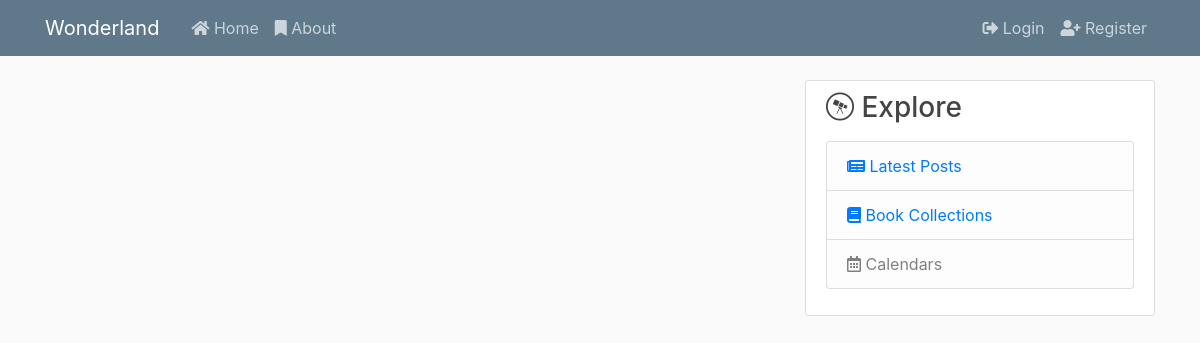
The app's page /book/, older data.
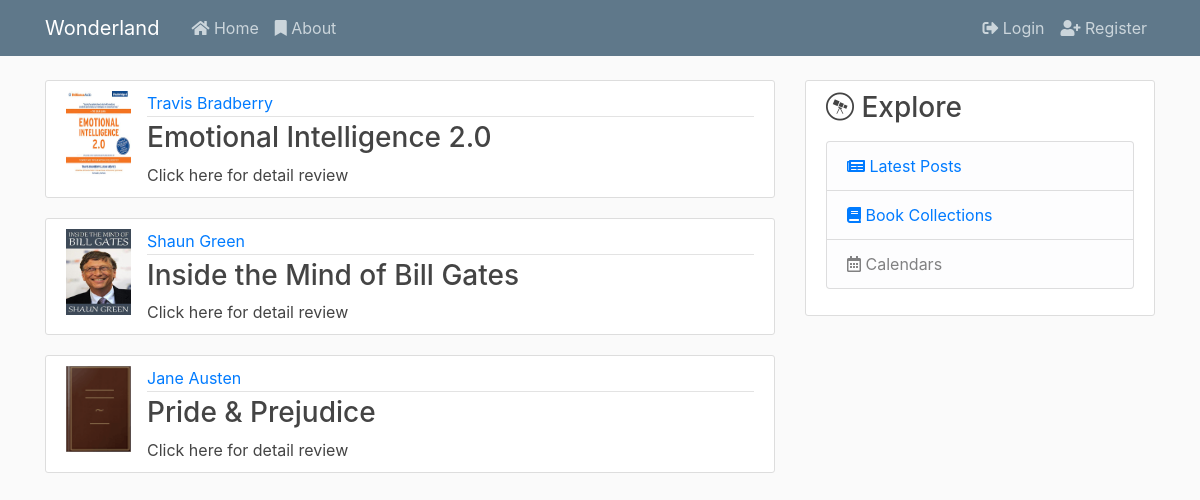
The same page, newer data.
### book_library/models.py (models this page shows, shortened)
class Book(models.Model):
    author = models.CharField(max_length=100)
    title = models.CharField(max_length=100)
    genre = models.CharField(max_length=50)
    pages = models.IntegerField(default=0)
    description = models.TextField()
    image = models.ImageField(default="default_book.jpg", upload_to="book_pic")
    source = models.URLField(max_length=250)
    published_date = models.DateTimeField(default=timezone.now)
    price = models.DecimalField(max_digits=10, decimal_places=2, default=0.00)

### book_library/views.py (the view)
# urls.py: path("", BookListView.as_view(), name="library_home"),
class BookListView(ListView):
    model = Book
    template_name = "book_lirary/book_list.html"
    context_object_name = "books"
    ordering = ["title"]

### book_library/templates/book_library/book_list.html
{% extends "blog/base.html" %}
{% block content %}
    {% for book in books %}
        <article class="media content-section">
            <img class="book-cover" src="{{ book.image.url }}" alt="">
            <div class="media-body">
                <div class="article-metadata">
                    <a class="mr-2" href="#">{{ book.author }}</a>
                </div>
                <h3>{{ book.title }}</h3>
                <a class="article-title" href="{% url 'book_detail' pk=book.pk %}">Click here for detail review</a>
            </div>
        </article>
    {% endfor %}
{% endblock %}

### blog/templates/blog/base.html (shortened to what this page needs)
{% load static %}
<!DOCTYPE html>
<html>
<head>
    <link rel="stylesheet" href="https://stackpath.bootstrapcdn.com/bootstrap/4.1.3/css/bootstrap.min.css"
>
    <link rel="stylesheet" type="text/css" href="{% static 'blog/main.css' %}">
    <link rel="stylesheet" href="https://use.fontawesome.com/releases/v5.7.0/css/all.css">
</head>
<body>
    <header class="site-header">
        <nav class="navbar navbar-expand-md navbar-dark bg-steel fixed-top">
            <div class="container">
                <a class="navbar-brand mr-4 mainlogo" href="{% url 'blog-home' %}">Wonderland</a>
                <div class="collapse navbar-collapse" id="navbarToggle">
                    <div class="navbar-nav mr-auto">
                        <a class="nav-item nav-link" href="{% url 'blog-home' %}"><i class="fas fa-home"></i> Home</a>
                        <a class="nav-item nav-link" href="{% url 'blog-about' %}"><i class="fas fa-bookmark"></i> About</a>
                    </div>
                    <div class="navbar-nav">
                        {% if user.is_authenticated %}
                            <a class="nav-item nav-link" href="{% url 'post-create' %}"><i class="fas fa-plus"></i> New Post</a>
                            <a class="nav-item nav-link" href="{% url 'profile' %}"><i class="far fa-user"></i> Profile</a>
                            <a class="nav-item nav-link" href="{% url 'logout' %}"><i class="fas fa-sign-out-alt"></i> Logout</a>
                        {% else %}
                            <a class="nav-item nav-link" href="{% url 'login' %}"><i class="fas fa-sign-out-alt"></i> Login</a>
                            <a class="nav-item nav-link" href="{% url 'register' %}"><i class="fas fa-user-plus"></i> Register</a>
                        {% endif %}
                    </div>
                </div>
            </div>
        </nav>
    </header>
    <main role="main" class="container">
        <div class="row">
            <div class="col-md-8">
                {% block content %}{% endblock %}
            </div>
            <div class="col-md-4">
                <div class="content-section">
                    <h3><i class="fab fa-wpexplorer"></i> Explore</h3>
                    <p class='text-muted'>
                        <ul class="list-group">
                            <li class="list-group-item list-group-item-light"><a href="{% url 'post-latest' %}"><i class="fas fa-newspaper"></i>   Latest Posts</a></li>
                            <li class="list-group-item list-group-item-light"><a href="{% url 'library_home' %}"><i class="fas fa-book"></i>   Book Collections</li></a>
                            <li class="list-group-item list-group-item-light"><i class="far fa-calendar-alt"></i>   Calendars</li>
                        </ul>
                    </p>
                </div>
            </div>
        </div>
    </main>
</body>
</html>

### blog/static/blog/main.css (style rules this page uses)
body { background: #fafafa; color: #333333; margin-top: 5rem; }
h1, h2, h3, h4, h5, h6 { color: #444444; }
ul { margin: 0; }
.bg-steel { background-color: #5f788a; }
.site-header .navbar-nav .nav-link { color: #cbd5db; }
.content-section { background: #ffffff; padding: 10px 20px; border: 1px solid #dddddd; border-radius: 3px; margin-bottom: 20px; }
.article-title { color: #444444; }
.article-metadata { padding-bottom: 1px; margin-bottom: 4px; border-bottom: 1px solid #e3e3e3 }
.book-cover { height: 86px; width: 65px; margin-right: 16px; }

Row changes from the older to the newer data that the page shows:
added Book: image (picture), author "Travis Bradberry", title "Emotional Intelligence 2.0"
added Book: image (picture), author "Shaun Green", title "Inside the Mind of Bill Gates"
added Book: image (picture), author "Jane Austen", title "Pride & Prejudice"
